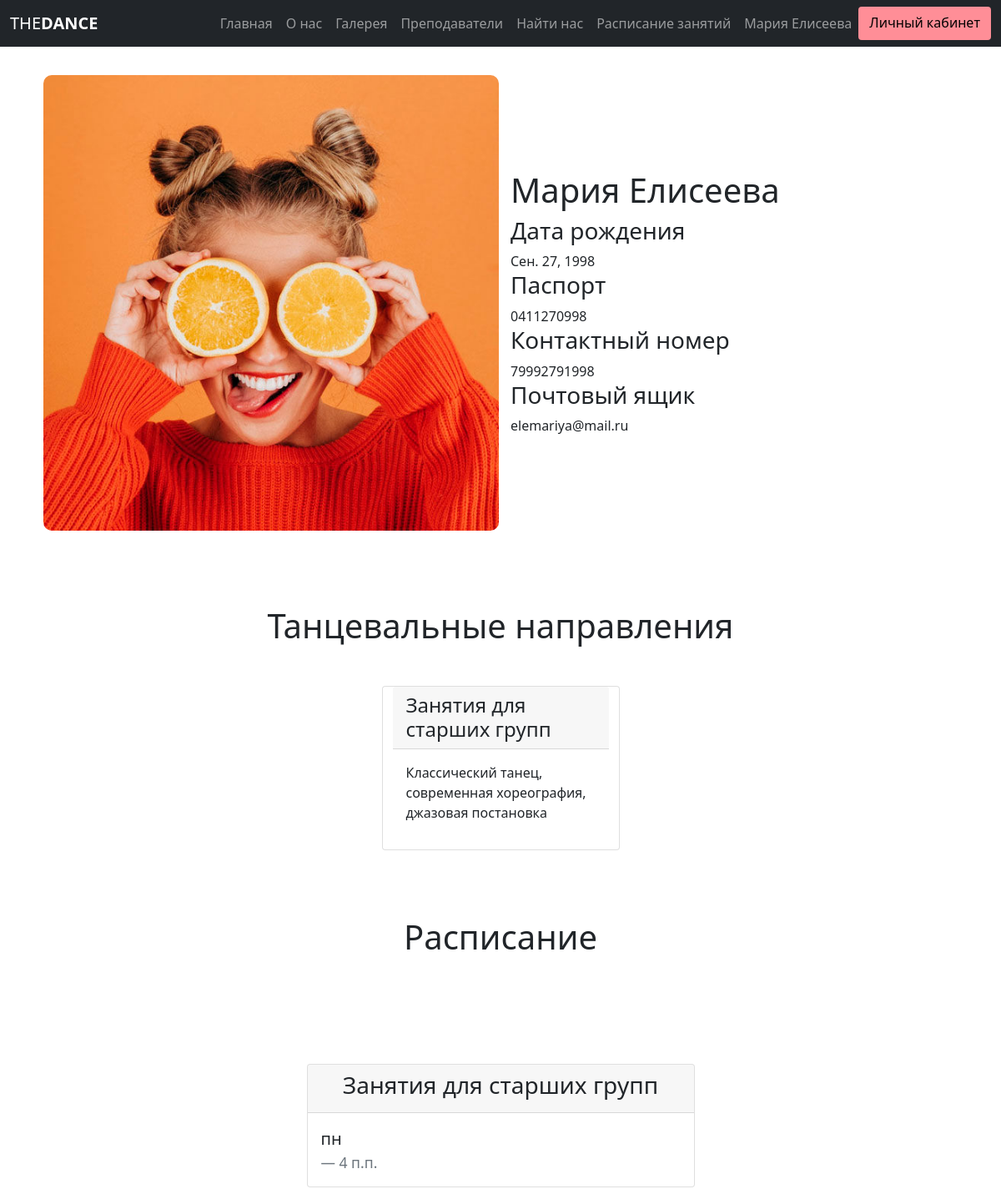
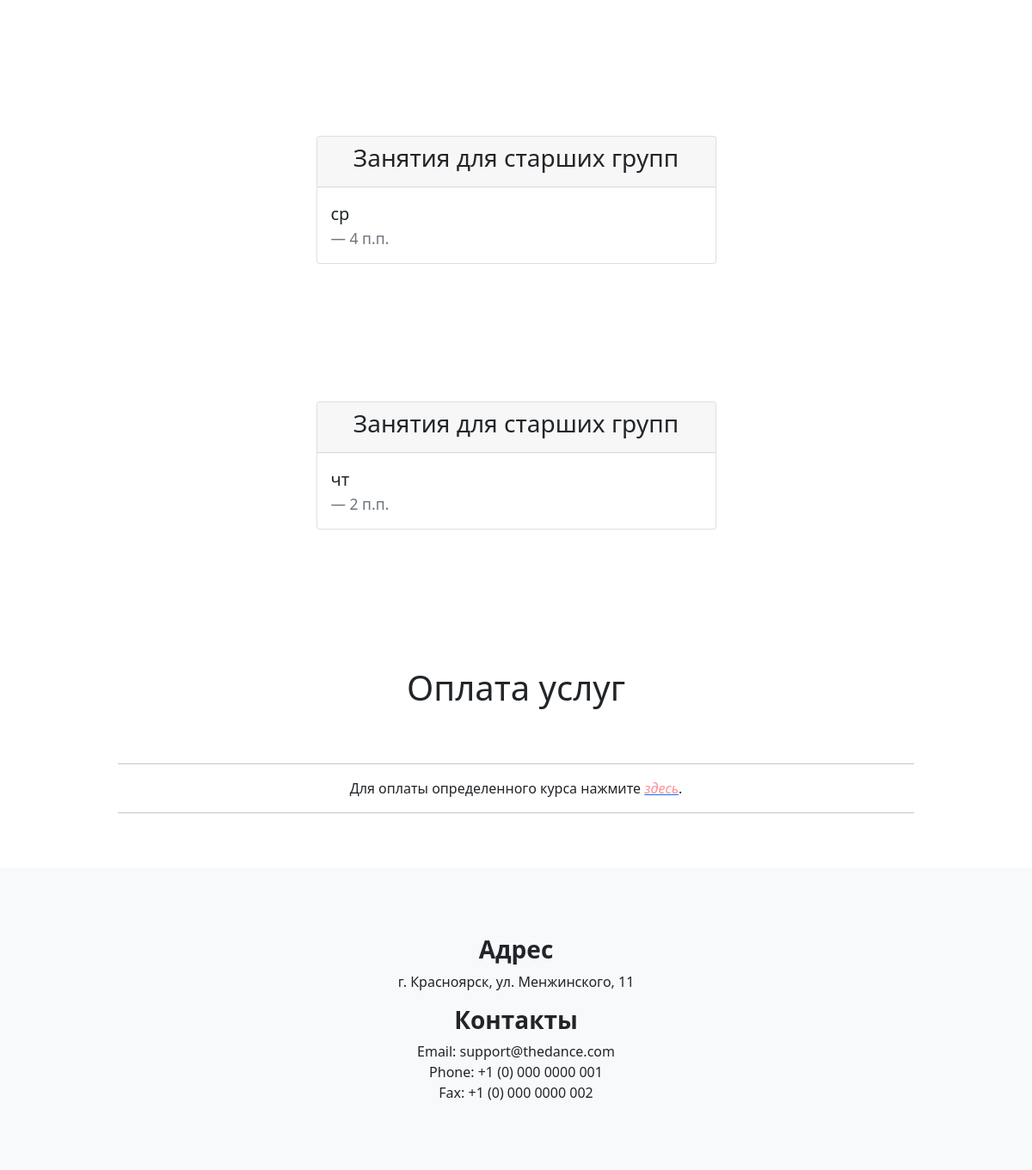
The page /client/3 on the database its author committed (2 pictures, top to bottom).
### main/models.py (models this page shows)
class Client(models.Model):
    Name = models.CharField(max_length=150)
    Birthdate = models.DateField()
    Passport = models.CharField(max_length=12)
    Phone = models.CharField(max_length=13)
    Email = models.EmailField()
    Login = models.CharField(max_length=50)
    Password = models.CharField(max_length=24)
    def get_absolute_url(self):
        return reverse('client', kwargs={'id': self.id})

class Style(models.Model):
    Name = models.CharField(max_length=50)
    Treiner = models.ForeignKey(Teacher, on_delete=models.SET_NULL, null=True)
    Price = models.PositiveIntegerField()
    Description = models.TextField()
    clients = models.ManyToManyField(Client)

class Schedule(models.Model):
    Style = models.ForeignKey(Style, on_delete=models.SET_NULL, null=True)
    Weekday = models.CharField(max_length=2)
    Time = models.TimeField()

### main/views.py (the view)
# urls.py: path('client/<str:id>', views.client_info, name='client'),
def client_info(request, id):
    lesson = list()
    client = Client.objects.get(id=id)
    courses = Style.objects.filter(clients__id=id)
    for item in courses:
        lesson = (Schedule.objects.filter(Style=item))
    print(lesson)
    return render(request, 'main/client.html', {"user": client, "styles": courses, "lessons": lesson})

### main/templates/main/client.html (shortened to what this page needs)
{% extends 'main/base.html' %}
{% load static %}
{% block content %}
<div class="container m-sm-auto">
    <section class="row align-items-center step">
        <div class="col-sm-12 col-md-6 col-sm-12">
            <div class="item-img">
                <img src="{% static 'img/team2.jpg'%}" alt="Mobirise">
            </div>
        </div>
        <div class="col-sm-12 col-md-6 col-sm-12">
            <div class="text-wrapper">
                <h1 class="col">{{user.Name}}</h1>
                <h3 for="birthdate" class="h3">Дата рождения</h3>
                <span id="birthdate" class="">{{user.Birthdate}}</span>
                <h3 for="passport" class="h3">Паспорт</h3>
                <span id="passport" class="">{{user.Passport}}</span>
                <h3 for="phone" class="h3">Контактный номер</h3>
                <span id="phone" class="">{{user.Phone}}</span>
                <h3 for="email" class="h3">Почтовый ящик</h3>
                <span id="email" class="">{{user.Email}}</span>
            </div>
        </div>
    </section>
    <section id="style" class="row step mb-5">
        <h1 class="h1 text-center mb-5">Танцевальные направления</h1>
        {% for st in styles %}
        <div class="card m-sm-auto сol-sm-12 col-md-6 col-lg-3">
            <h4 class="card-header">{{st.Name}}</h4>
            <div class="card-body">
                <p>{{st.Description}}</p>
            </div>
        </div>
        {% endfor %}
    </section>
    <section id="timetable" class="row align-content-center step">
        <h1 class="h1 text-center mb-5">Расписание</h1>
        {% for les in lessons %}
        <div class="step step2">
            <div class="card m-sm-auto сol-sm-12 col-md-6 col-lg-5">
            <div class="card-header text-center">
                <h3 class="h3">{{les.Style.Name}}</h3>
            </div>
            <div class="card-body">
                <blockquote class="blockquote mb-0">
                    <p>{{les.Weekday}}</p>
                    <footer class="blockquote-footer">{{les.Time}}</footer>
                </blockquote>
            </div>
        </div>
        </div>
        {% endfor %}
    </section>
    <div class="row justify-content-center mb-5 step" id="payment">
        <h1 class="h1 text-center mb-5">Оплата услуг</h1>
        <div class="col-md-12 col-lg-10">
            <hr class="line">
                <p class="text-center">Для оплаты определенного курса нажмите <a href="https://www.paypal.com/signin?returnUri=https%3A%2F%2Fwww.paypal.com%2Fpaypalme&state=%2Fmy%2Flanding" class="text-primary"><i>здесь</i></a>.</p>
            <hr class="line">
        </div>
    </div>
</div>
{% endblock %}

### main/templates/main/base.html (shortened to what this page needs)
<!doctype html>
{% load static %}
<html lang="ru">
<head>
    <link rel="stylesheet" href="https://cdn.jsdelivr.net/npm/bootstrap@5.0.0-beta3/dist/css/bootstrap.min.css"
>
    <link rel="stylesheet" href="https://cdn.jsdelivr.net/npm/bootstrap-icons@1.4.1/font/bootstrap-icons.css">
    <link rel="stylesheet" href="https://cdn.jsdelivr.net/npm/@fortawesome/fontawesome-free@5.15.3/css/fontawesome.min.css"
>
    <link rel="stylesheet" href="{% static 'css/styles.css'%}">
</head>
<body>
<section id="menu">
    <nav class="navbar navbar-expand-lg navbar-dark fixed-top bg-dark">
        <div class="container-fluid">
            <a class="navbar-brand" href="{% url 'home' %}">THE<strong>DANCE</strong></a>
            <div class="collapse navbar-collapse justify-content-end" id="navbarNav">
                <div class="navbar-nav">
                    <a class="nav-item nav-link" aria-current="page" href="{% url 'home' %}#top">Главная</a>
                    <a class="nav-item nav-link" href="{% url 'home' %}#aboutUs">О нас</a>
                    <a class="nav-item nav-link" href="{% url 'home' %}#gallery">Галерея</a>
                    <a class="nav-item nav-link" href="{% url 'home' %}#team">Преподаватели</a>
                    <a class="nav-item nav-link" href="{% url 'home' %}#footer">Найти нас</a>
                    <a class="nav-item nav-link" href="{% url 'timetable' %}">Расписание занятий</a>
                    <a class="nav-item nav-link" href="{{user.get_absolute_url}}">{{user.Name}}</a>
                    <a class="navbar-dark btn" href="{% url 'login' %}" role="button">Личный кабинет</a>
                </div>
            </div>
        </div>
    </nav>
</section>
<main class="rounded">
    {% block content %}{% endblock %}
</main>
<section class="footer bg-light" id="footer">
    <div class="m-5">
        <h3 class="h3"><strong>Адрес</strong></h3>
        <p>г. Красноярск, ул. Менжинского, 11</p>
        <h3 class="h3"><strong>Контакты</strong></h3>
        <p>
            Email: support@thedance.com <br>
            Phone: +1 (0) 000 0000 001 <br>
            Fax: +1 (0) 000 0000 002
        </p>
    </div>
</section>
</body>
</html>

### static/css/styles.css (style rules this page uses)
.btn { background-color: #ff8e97; color: black; }
.row { margin-top: 5%; display: flex; justify-content: space-between; }
img { width: 100%; flex-basis: 32%; border-radius: 10px; margin-bottom: 30px; position: relative; overflow: hidden; }
.item-img img { width: 100%; margin: 10px; }
.footer { width: 100%; text-align: center; padding: 30px 0; }
.step { margin-top: 50px; padding-top: 30px; }
.card { margin: 5px; }
#style { justify-content: space-between; }
#payment i { color: #ff8e97; text-decoration: #ff8e97; }
.step2 { margin-bottom: 50px; padding-bottom: 30px; }

### rows shown on the page
Client: Name "Мария Елисеева", Birthdate "Сен. 27, 1998", Passport "0411270998", Phone "79992791998", Email "elemariya@mail.ru"
Style: Name "Занятия для старших групп", Description "Классический танец, современная хореография, джазовая постановка"
Schedule: Style.Name "Занятия для старших групп", Weekday "пн", Time "4 п.п."
Schedule: Style.Name "Занятия для старших групп", Weekday "ср", Time "4 п.п."
Schedule: Style.Name "Занятия для старших групп", Weekday "чт", Time "2 п.п."
